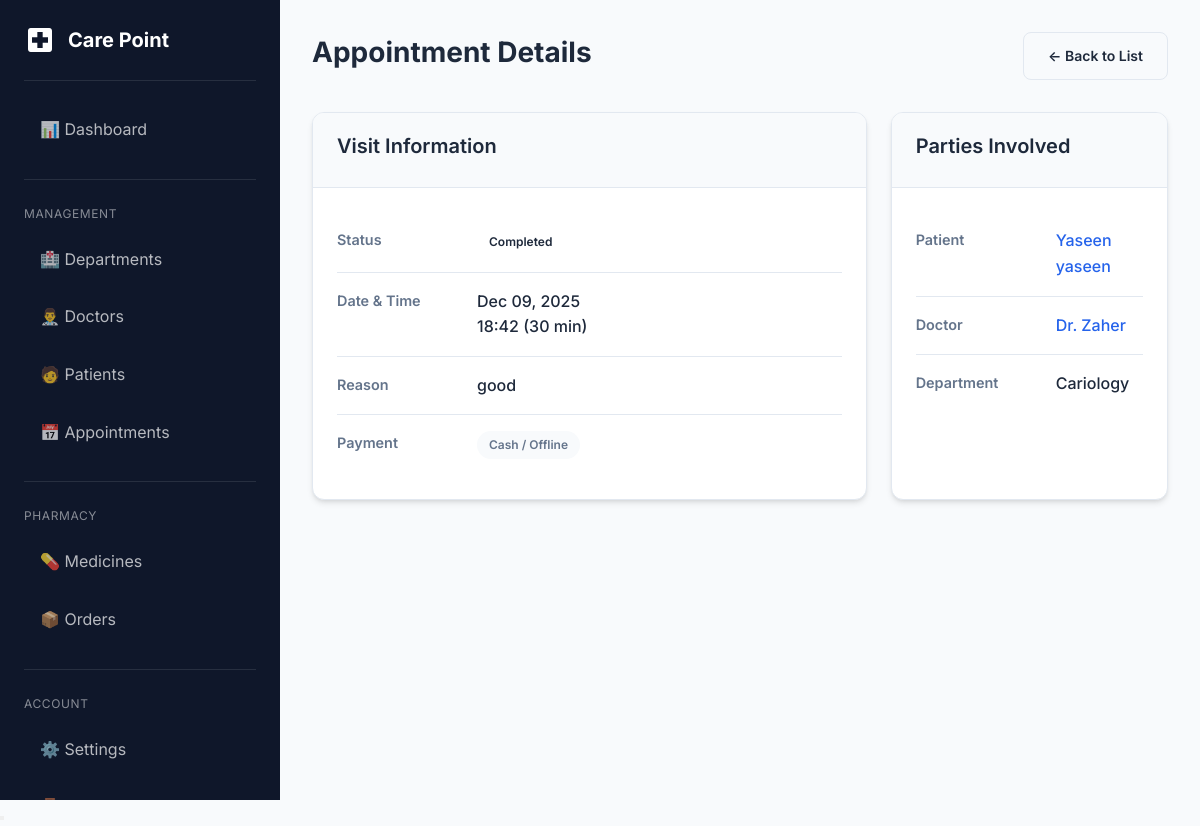
The app's page /adminpanel/appointments/3/ (signed in) with its own data.
### appointments/models.py (models this page shows, shortened)
class Appointment(models.Model):
    class Status(models.TextChoices):
        PENDING = 'pending', 'Pending'
        CONFIRMED = 'confirmed', 'Confirmed'
        CANCELLED = 'cancelled', 'Cancelled'
        COMPLETED = 'completed', 'Completed'
        NO_SHOW = 'no_show', 'No Show'
    class PaymentStatus(models.TextChoices):
        UNPAID = 'unpaid', 'Unpaid'
        PAID = 'paid', 'Paid'
        REFUNDED = 'refunded', 'Refunded'
    patient = models.ForeignKey(
        'patients.PatientProfile',
        on_delete=models.CASCADE,
        related_name='appointments'
    )
    doctor = models.ForeignKey(
        'doctors.DoctorProfile',
        on_delete=models.CASCADE,
        related_name='appointments'
    )
    department = models.ForeignKey(
        'departments.Department',
        on_delete=models.SET_NULL,
        null=True,
        related_name='appointments'
    )
    scheduled_datetime = models.DateTimeField()
    duration_minutes = models.PositiveIntegerField(default=30)
    status = models.CharField(
        max_length=20,
        choices=Status.choices,
        default=Status.PENDING
    )
    payment_status = models.CharField(
        max_length=20,
        choices=PaymentStatus.choices,
        default=PaymentStatus.UNPAID
    )
    reason = models.TextField(blank=True, help_text="Reason for visit")
    notes = models.TextField(blank=True, help_text="Additional notes")
    created_at = models.DateTimeField(auto_now_add=True)
    updated_at = models.DateTimeField(auto_now=True)
    class Meta:
        ordering = ['-scheduled_datetime']
    @property
    def payment_details(self):
        if self.payment_status == self.PaymentStatus.PAID:
            invoice = self.invoices.filter(status='paid').last()
            if invoice:
                if invoice.razorpay_payment_id:
                    return {'method': 'Online', 'label': 'Online Payment', 'css': 'info'}
                else:
                    return {'method': 'Offline', 'label': 'Cash / Offline', 'css': 'secondary'}
            return {'method': 'Unknown', 'label': 'Paid', 'css': 'success'}
        return {'method': 'Unpaid', 'label': 'Unpaid', 'css': 'warning'}

### patients/models.py (models this page shows, shortened)
class PatientProfile(models.Model):
    class Gender(models.TextChoices):
        MALE = 'male', 'Male'
        FEMALE = 'female', 'Female'
        OTHER = 'other', 'Other'
    class BloodGroup(models.TextChoices):
        A_POSITIVE = 'A+', 'A+'
        A_NEGATIVE = 'A-', 'A-'
        B_POSITIVE = 'B+', 'B+'
        B_NEGATIVE = 'B-', 'B-'
        O_POSITIVE = 'O+', 'O+'
        O_NEGATIVE = 'O-', 'O-'
        AB_POSITIVE = 'AB+', 'AB+'
        AB_NEGATIVE = 'AB-', 'AB-'
    user = models.OneToOneField(
        settings.AUTH_USER_MODEL,
        on_delete=models.CASCADE,
        related_name='patient_profile'
    )
    date_of_birth = models.DateField(null=True, blank=True)
    gender = models.CharField(
        max_length=10,
        choices=Gender.choices,
        blank=True
    )
    blood_group = models.CharField(
        max_length=5,
        choices=BloodGroup.choices,
        blank=True
    )
    address = models.TextField(blank=True)
    emergency_contact_name = models.CharField(max_length=100, blank=True)
    emergency_contact_phone = models.CharField(max_length=15, blank=True)
    medical_history = models.TextField(blank=True)
    allergies = models.TextField(blank=True)
    created_at = models.DateTimeField(auto_now_add=True)
    updated_at = models.DateTimeField(auto_now=True)
    def __str__(self):
        return f"{self.user.get_full_name() or self.user.username}"

### accounts/models.py (models this page shows, shortened)
class User(AbstractUser):
    class Role(models.TextChoices):
        PATIENT = 'patient', 'Patient'
        DOCTOR = 'doctor', 'Doctor'
        ADMIN = 'admin', 'Admin'
    role = models.CharField(
        max_length=20,
        choices=Role.choices,
        default=Role.PATIENT
    )
    phone = models.CharField(max_length=15, blank=True, null=True)
    is_approved = models.BooleanField(
        default=True,
        help_text='For doctors: set to False until admin approves'
    )
    profile_picture = models.ImageField(
        upload_to='profile_pictures/',
        blank=True,
        null=True
    )
    created_at = models.DateTimeField(auto_now_add=True)
    updated_at = models.DateTimeField(auto_now=True)
    @property
    def is_admin_user(self):
        return self.role == self.Role.ADMIN or self.is_superuser

### doctors/models.py (models this page shows, shortened)
class DoctorProfile(models.Model):
    user = models.OneToOneField(
        settings.AUTH_USER_MODEL,
        on_delete=models.CASCADE,
        related_name='doctor_profile'
    )
    department = models.ForeignKey(
        'departments.Department',
        on_delete=models.SET_NULL,
        null=True,
        blank=True,
        related_name='doctors'
    )
    qualifications = models.CharField(max_length=200, blank=True)
    specialization = models.CharField(max_length=100, blank=True)
    experience_years = models.PositiveIntegerField(default=0)
    bio = models.TextField(blank=True)
    consultation_fee = models.DecimalField(
        max_digits=10,
        decimal_places=2,
        default=500.00
    )
    available_from = models.TimeField(null=True, blank=True)
    available_to = models.TimeField(null=True, blank=True)
    created_at = models.DateTimeField(auto_now_add=True)
    updated_at = models.DateTimeField(auto_now=True)

### departments/models.py (models this page shows, shortened)
class Department(models.Model):
    name = models.CharField(max_length=100, unique=True)
    slug = models.SlugField(max_length=100, unique=True, blank=True)
    description = models.TextField(blank=True)
    image = models.ImageField(upload_to='departments/', blank=True, null=True)
    is_active = models.BooleanField(default=True)
    created_at = models.DateTimeField(auto_now_add=True)
    updated_at = models.DateTimeField(auto_now=True)
    class Meta:
        ordering = ['name']

### adminpanel/views.py (the view)
# urls.py: path('appointments/<int:pk>/', views.appointment_detail, name='appointment_detail'),
@admin_required
def appointment_detail(request, pk):
    appointment = get_object_or_404(Appointment, pk=pk)
    context = {
        'appointment': appointment,
    }
    return render(request, 'adminpanel/appointments/detail.html', context)

### templates/adminpanel/appointments/detail.html (shortened to what this page needs)
{% extends 'base.html' %}
{% load static %}
{% block extra_css %}
        <link rel="stylesheet" href="{% static 'css/style.css' %}">
    {% endblock %}
{% block content %}
<div class="dashboard-layout">
    {% include 'includes/sidebar.html' %}
    <main class="main-content">
        <div class="page-header">
            <h1 class="page-title">Appointment Details</h1>
            <a href="{% url 'adminpanel:appointment_list' %}" class="btn btn-secondary">← Back to List</a>
        </div>
        <div class="detail-grid">
            <div class="card">
                <div class="card-header">
                    <h4>Visit Information</h4>
                </div>
                <div class="card-body">
                    <div class="info-row">
                        <span class="label">Status</span>
                        <span class="value"><span class="badge badge-{{ appointment.status }}">{{ appointment.get_status_display }}</span></span>
                    </div>
                    <div class="info-row">
                        <span class="label">Date & Time</span>
                        <span class="value">
                            {{ appointment.scheduled_datetime|date:"M d, Y" }}<br>
                            {{ appointment.scheduled_datetime|time:"H:i" }} ({{ appointment.duration_minutes }} min)
                        </span>
                    </div>
                    <div class="info-row">
                        <span class="label">Reason</span>
                        <span class="value">{{ appointment.reason|default:"-" }}</span>
                    </div>
                    <div class="info-row">
                        <span class="label">Payment</span>
                        <span class="value">
                            {% with pay_info=appointment.payment_details %}
                            <span class="badge badge-{{ pay_info.css }}">{{ pay_info.label }}</span>
                            {% endwith %}
                        </span>
                    </div>
                </div>
            </div>
            <div class="card">
                <div class="card-header">
                    <h4>Parties Involved</h4>
                </div>
                <div class="card-body">
                    <div class="info-row">
                        <span class="label">Patient</span>
                        <span class="value">
                            <a href="{% url 'adminpanel:patient_detail' appointment.patient.pk %}">{{ appointment.patient }}</a>
                        </span>
                    </div>
                    <div class="info-row">
                        <span class="label">Doctor</span>
                        <span class="value">
                            <a href="{% url 'adminpanel:doctor_detail' appointment.doctor.pk %}">Dr. {{ appointment.doctor.user.last_name }}</a>
                        </span>
                    </div>
                    <div class="info-row">
                        <span class="label">Department</span>
                        <span class="value">{{ appointment.department.name }}</span>
                    </div>
                </div>
            </div>
        </div>
    </main>
</div>
{% endblock %}

### static/css/style.css (style rules this page uses)
:root { --primary-color: #2563eb; --primary-dark: #1d4ed8; --primary-light: #3b82f6; --secondary-color: #0891b2; --accent-color: #06b6d4; --success-color: #10b981; --warning-color: #f59e0b; --danger-color: #ef4444; --info-color: #6366f1; --bg-primary: #f8fafc; --bg-secondary: #ffffff; --bg-dark: #1e293b; --bg-darker: #0f172a; --text-primary: #1e293b; --text-secondary: #64748b; --text-light: #94a3b8; --text-white: #ffffff; --border-color: #e2e8f0; --shadow-sm: 0 1px 2px 0 rgb(0 0 0 / 0.05); --shadow-md: 0 4px 6px -1px rgb(0 0 0 / 0.1), 0 2px 4px -2px rgb(0 0 0 / 0.1); --shadow-lg: 0 10px 15px -3px rgb(0 0 0 / 0.1), 0 4px 6px -4px rgb(0 0 0 / 0.1); --shadow-xl: 0 20px 25px -5px rgb(0 0 0 / 0.1), 0 8px 10px -6px rgb(0 0 0 / 0.1); --radius-sm: 0.375rem; --radius-md: 0.5rem; --radius-lg: 0.75rem; --radius-xl: 1rem; --transition: all 0.3s ease; }
* { margin: 0; padding: 0; box-sizing: border-box; }
body { font-family: 'Inter', -apple-system, BlinkMacSystemFont, 'Segoe UI', Roboto, sans-serif; background-color: var(--bg-primary); color: var(--text-primary); line-height: 1.6; }
h1, h2, h3, h4, h5, h6 { font-weight: 600; line-height: 1.3; margin-bottom: 0.5rem; }
h1 { font-size: 2.25rem; }
h4 { font-size: 1.25rem; }
a { color: var(--primary-color); text-decoration: none; transition: var(--transition); }
.btn { display: inline-flex; align-items: center; justify-content: center; gap: 0.5rem; padding: 0.75rem 1.5rem; font-size: 0.875rem; font-weight: 600; border-radius: var(--radius-md); border: none; cursor: pointer; transition: var(--transition); text-decoration: none; }
.btn-secondary { background: var(--bg-primary); color: var(--text-primary); border: 1px solid var(--border-color); }
.card { background: var(--bg-secondary); border-radius: var(--radius-lg); box-shadow: var(--shadow-md); border: 1px solid var(--border-color); overflow: hidden; transition: var(--transition); }
.card-header { padding: 1.25rem 1.5rem; border-bottom: 1px solid var(--border-color); background: var(--bg-primary); }
.card-body { padding: 1.5rem; }
.badge { display: inline-flex; align-items: center; padding: 0.25rem 0.75rem; font-size: 0.75rem; font-weight: 600; border-radius: 9999px; text-transform: capitalize; }
.badge-secondary { background: var(--bg-primary); color: var(--text-secondary); }
.dashboard-layout { display: flex; min-height: 100vh; }
.main-content { flex: 1; margin-left: 280px; padding: 2rem; }
.page-header { display: flex; justify-content: space-between; align-items: center; margin-bottom: 2rem; }
.page-title { font-size: 1.75rem; font-weight: 700; }
.detail-grid { display: grid; grid-template-columns: 2fr 1fr; gap: 1.5rem; }
.info-row { display: flex; border-bottom: 1px solid var(--border-color); padding: 1rem 0; }
.info-row:last-child { border-bottom: none; }
.info-row .label { width: 140px; color: var(--text-secondary); font-weight: 600; font-size: 0.9rem; }
.info-row .value { flex: 1; color: var(--text-primary); font-weight: 500; }

### records on screen
Appointment: status "Completed", scheduled_datetime "Dec 09, 2025", scheduled_datetime "18:42", duration_minutes "30", reason "good", patient "Yaseen yaseen", doctor.user.last_name "Zaher", department.name "Cariology"

### other values on screen
{{ pay_info.label }} "Cash / Offline"
